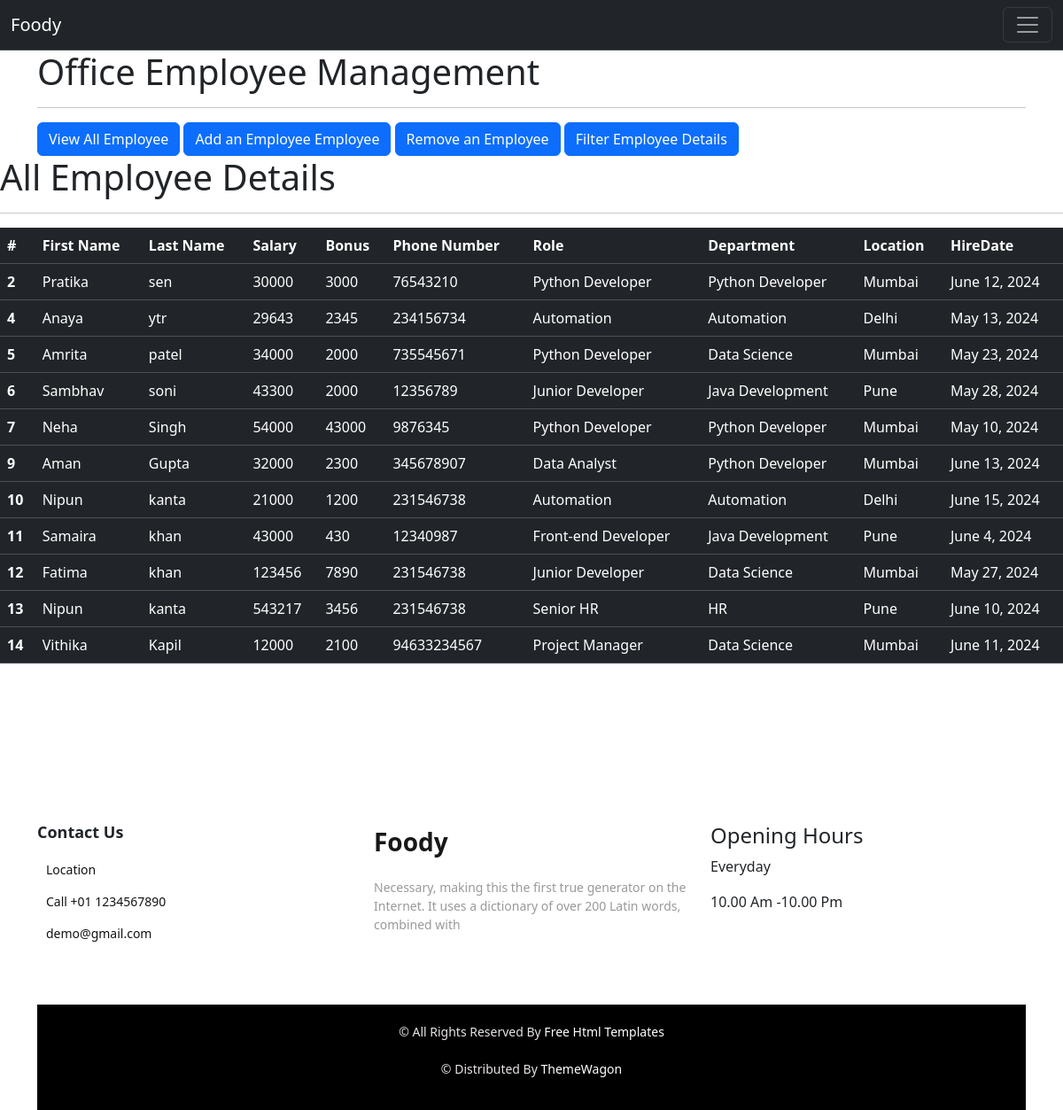
The app's page /all_emp with its own data.
### emp/models.py (models this page shows, shortened)
class Employee(models.Model):
    first_name = models.CharField(max_length=30,null=False)
    last_name =models.CharField(max_length=30)
    dept =models.ForeignKey(Department,on_delete=models.CASCADE)
    salary =models.IntegerField(default=0)
    bonus=models.IntegerField(default=0)
    role=models.ForeignKey(Role, on_delete=models.CASCADE)
    phone=models.IntegerField(default=0)
    hire_date = models.DateField()

class Role(models.Model):
    name = models.CharField(max_length=100, null=False)

class Department(models.Model):
    name = models.CharField(max_length=100,null=False)
    location = models.CharField(max_length=100)

### emp/views.py (the view)
# urls.py: path('all_emp',views.all_emp,name = 'all_emp' ),
def all_emp(request):
    emps = Employee.objects.all()
    context = {
        'emps':emps
    }
    return render(request,'all_emp.html',context)

### templates/all_emp.html
{% extends 'base.html' %}
{% load static %}
{% block content %}
<div class="conatiner">
    <h1>All Employee Details</h1>
<hr>
<table class="table table-dark">
    <thead>
      <tr>
        <th scope="col">#</th>
        <th scope="col">First Name</th>
        <th scope="col">Last Name</th>
        <th scope="col">Salary</th>
        <th scope="col">Bonus</th>
        <th scope="col">Phone Number</th>
        <th scope="col">Role</th>
        <th scope="col">Department</th>
        <th scope="col">Location</th>
        <th scope="col">HireDate</th>
      </tr>
    </thead>
    {% for emp in emps %}
    <tbody>
      <tr>
        <th scope="row">{{emp.id}}</th>
        <td>{{emp.first_name}}</td>
        <td>{{emp.last_name}}</td>
        <td>{{emp.salary}}</td>
        <td>{{emp.bonus}}</td>
        <td>{{emp.phone}}</td>
        <td>{{emp.role.name}}</td>
        <td>{{emp.dept.name}}</td>
        <td>{{emp.dept.location}}</td>
        <td>{{emp.hire_date}}</td>
      </tr>
    </tbody>
     {% endfor %}
  </table>
</div>
{% endblock %}

### templates/base.html (shortened to what this page needs)
<!doctype html>
<html lang="en">
{% load static %}
  <head>
    <link rel="stylesheet" type="text/css" href="{% static 'css/style.css' %}" />
    <link href="https://cdn.jsdelivr.net/npm/bootstrap@5.3.3/dist/css/bootstrap.min.css" rel="stylesheet">
  </head>
  <body>
    <nav class="navbar bg-dark border-bottom border-body" data-bs-theme="dark">
        <div class="container-fluid">
          <a class="navbar-brand" href="/">Foody</a>
          <button class="navbar-toggler" type="button" data-bs-toggle="collapse" data-bs-target="#navbarSupportedContent" aria-controls="navbarSupportedContent" aria-expanded="false" aria-label="Toggle navigation">
            <span class="navbar-toggler-icon"></span>
          </button>
        </div>
      </nav>
      <div class="container">
            <h1>Office Employee Management</h1>
            <hr>
            <a class="btn btn-primary" href="/all_emp" role="button">View All Employee</a>
            <a class="btn btn-primary" href="/add_emp" role="button">Add an Employee Employee</a>
            <a class="btn btn-primary" href="/remove_emp" role="button">Remove an Employee</a>
            <a class="btn btn-primary" href="/filter_emp" role="button">Filter Employee Details</a>
       </div>
    {% block content %}
    {% endblock %}
      <br>
       <br>
       <br><br>
       <br>
       <br>
        <div class="container">
            <div class="row">
              <div class="col-md-4 footer-col">
                <div class="footer_contact">
                  <h4>
                    Contact Us
                  </h4>
                  <div class="contact_link_box">
                    <a href="">
                      <span>
                        Location
                      </span>
                    </a>
                    <a href="">
                      <span>
                        Call +01 1234567890
                      </span>
                    </a>
                    <a href="">
                      <span>
                        demo@gmail.com
                      </span>
                    </a>
                  </div>
                </div>
              </div>
              <div class="col-md-4 footer-col">
                <div class="footer_detail">
                  <a href="" class="footer-logo">
                    Foody
                  </a>
                  <p>
                    Necessary, making this the first true generator on the Internet. It uses a dictionary of over 200 Latin words, combined with
                  </p>
                  <div class="footer_social">
                    <a href="">
                    </a>
                    <a href="">
                    </a>
                    <a href="">
                    </a>
                    <a href="">
                    </a>
                    <a href="">
                    </a>
                  </div>
                </div>
              </div>
              <div class="col-md-4 footer-col">
                <h4>
                  Opening Hours
                </h4>
                <p>
                  Everyday
                </p>
                <p>
                  10.00 Am -10.00 Pm
                </p>
              </div>
            </div>
            <div class="footer-info">
              <p>
                &copy;  All Rights Reserved By
                <a href="https://html.design/">Free Html Templates</a><br><br>
                &copy;  Distributed By
                <a href="https://themewagon.com/" target="_blank">ThemeWagon</a>
              </p>
            </div>
        </div>
    </body>
    </html>

### static/css/style.css (style rules this page uses)
.footer-col { padding: 20px; }
.footer_contact h4, .footer_detail h4, .footer-info h4 { font-size: 18px; font-weight: 600; margin-bottom: 20px; }
.contact_link_box a { display: flex; align-items: center; margin-bottom: 15px; color: #141313; text-decoration: none; }
.contact_link_box a span { font-size: 14px; }
.footer-logo { font-size: 28px; font-weight: 600; color: #181717; text-decoration: none; }
.footer_detail p { font-size: 14px; color: #999999; margin-top: 20px; }
.footer_social { display: flex; justify-content: flex-start; margin-top: 20px; }
.footer_social a { display: flex; justify-content: center; align-items: center; width: 40px; height: 40px; border-radius: 50%; background-color: #ffffff; color: #000000; margin-right: 10px; text-decoration: none; }
.footer-info { background-color: #000000; color: #eae4e4; padding: 20px; text-align: center; font-size: 14px; }
.footer-info a { color: #ffffff; text-decoration: none; }

### records on screen
Employee: id "2", first_name "Pratika", last_name "sen", salary "30000", bonus "3000", phone "76543210", role.name "Python Developer", dept.name "Python Developer", dept.location "Mumbai", hire_date "June 12, 2024"
Employee: id "4", first_name "Anaya", last_name "ytr", salary "29643", bonus "2345", phone "234156734", role.name "Automation", dept.name "Automation", dept.location "Delhi", hire_date "May 13, 2024"
Employee: id "5", first_name "Amrita", last_name "patel", salary "34000", bonus "2000", phone "735545671", role.name "Python Developer", dept.name "Data Science", dept.location "Mumbai", hire_date "May 23, 2024"
Employee: id "6", first_name "Sambhav", last_name "soni", salary "43300", bonus "2000", phone "12356789", role.name "Junior Developer", dept.name "Java Development", dept.location "Pune", hire_date "May 28, 2024"
Employee: id "7", first_name "Neha", last_name "Singh", salary "54000", bonus "43000", phone "9876345", role.name "Python Developer", dept.name "Python Developer", dept.location "Mumbai", hire_date "May 10, 2024"
Employee: id "9", first_name "Aman", last_name "Gupta", salary "32000", bonus "2300", phone "345678907", role.name "Data Analyst", dept.name "Python Developer", dept.location "Mumbai", hire_date "June 13, 2024"
Employee: id "10", first_name "Nipun", last_name "kanta", salary "21000", bonus "1200", phone "231546738", role.name "Automation", dept.name "Automation", dept.location "Delhi", hire_date "June 15, 2024"
Employee: id "11", first_name "Samaira", last_name "khan", salary "43000", bonus "430", phone "12340987", role.name "Front-end Developer", dept.name "Java Development", dept.location "Pune", hire_date "June 4, 2024"
Employee: id "12", first_name "Fatima", last_name "khan", salary "123456", bonus "7890", phone "231546738", role.name "Junior Developer", dept.name "Data Science", dept.location "Mumbai", hire_date "May 27, 2024"
Employee: id "13", first_name "Nipun", last_name "kanta", salary "543217", bonus "3456", phone "231546738", role.name "Senior HR", dept.name "HR", dept.location "Pune", hire_date "June 10, 2024"
Employee: id "14", first_name "Vithika", last_name "Kapil", salary "12000", bonus "2100", phone "94633234567", role.name "Project Manager", dept.name "Data Science", dept.location "Mumbai", hire_date "June 11, 2024"
